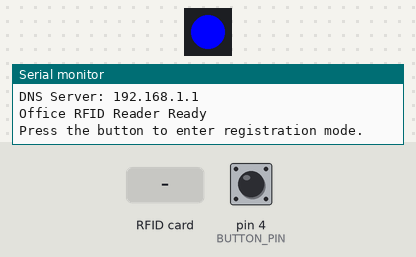
The sketch below on a simulated Arduino Uno, built with avr-gcc and run on an emulated ATmega328P. On the bench: 1 RGB LEDs in strip order, left to right, the last lines printed to the serial monitor. Inputs (shaded band) come from the test bench; at power-on: pin 4 (BUTTON_PIN) HIGH. Dim RGB values are drawn brighter than linear; WiFi joins after 1.5 s; servers stay silent unless stated; uploads are accepted with an empty reply.

Above: at 3.8 s.
3.9 s: pin 4 (BUTTON_PIN) pulled LOW for 0.15 s
At 4.4 s:
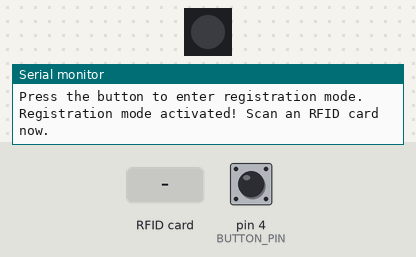
7.0 s: RFID card 5E 7A 19 C4 held to the reader
At 7.7 s:
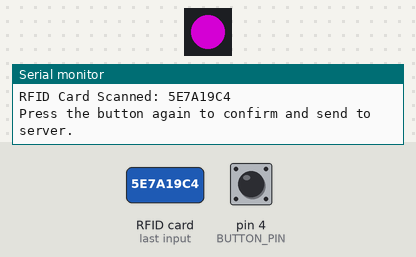
8.5 s: pin 4 (BUTTON_PIN) pulled LOW for 1 s
At 9.8 s:
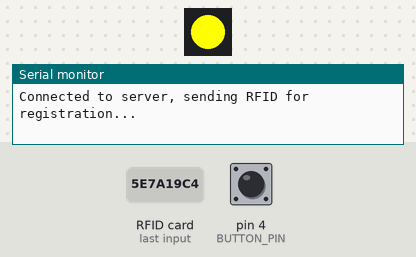
Timing chart, 0 to 14.6 s (numbered marks = the images above; inputs shaded):
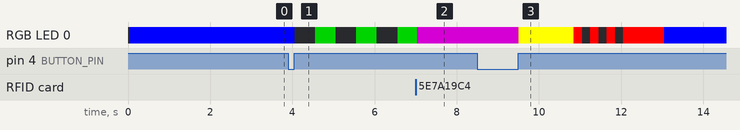

Measured:
- after the input at 3.9 s, RGB LED 0: alternates RGB(0, 128, 0) for 0.50 s and off for 0.50 s, starting after 0.15 s
- after the input at 8.5 s, RGB LED 0: RGB(128, 0, 128) → RGB(255, 255, 0) after 1.0 s, → RGB(255, 0, 0) 1.3 s later, → off 0.20 s later, → RGB(255, 0, 0) 0.20 s later, … (9 changes in this stretch)

The sketch:

office_reader.ino
```cpp
#include <SPI.h>
#include <Ethernet.h>
#include <FastLED.h>
#include <MFRC522.h>

#define LED_PIN 6          // Pin for WS2812B LED status indicator
#define NUM_LEDS 1         // Number of WS2812B LEDs
#define BUTTON_PIN 4       // Pin for the registration button
#define RST_PIN 9          // RFID reader reset pin
#define SS_PIN 10          // RFID reader SS pin

MFRC522 rfidReader(SS_PIN, RST_PIN);  // Create MFRC522 instance

CRGB leds[NUM_LEDS];

byte mac[] = { 0xDE, 0xAD, 0xBE, 0xEF, 0xFE, 0xED }; // MAC Address for Ethernet
IPAddress server(10, 4, 1, 7); // Server IP address - will be replaced dynamically
EthernetClient client;

String lastScannedRFID = "";
bool readyForRegistration = false;
unsigned long buttonPressTime = 0;
unsigned long lastLedUpdate = 0;

void setup() {
  Serial.begin(9600);

  // Initialize button pin
  pinMode(BUTTON_PIN, INPUT_PULLUP);

  // Initialize SPI bus
  SPI.begin();

  // Initialize RFID reader
  rfidReader.PCD_Init();
  Serial.print("RFID Reader firmware version: ");
  Serial.println(rfidReader.PCD_GetVersion(), HEX);

  // Initialize WS2812B LED
  FastLED.addLeds<NEOPIXEL, LED_PIN>(leds, NUM_LEDS);
  setLedColor(CRGB::Blue);  // Default color (waiting for button press)

  // Start Ethernet with DHCP
  if (Ethernet.begin(mac) == 0) {
    Serial.println("Failed to configure Ethernet using DHCP");
    while (true) {
      // Flash red LED to indicate failure
      leds[0] = CRGB::Red;
      FastLED.show();
      delay(300);
      leds[0] = CRGB::Black;
      FastLED.show();
      delay(300);
    }
  }

  delay(1000); // Allow some time for DHCP to assign IP

  // Print network information
  printNetworkInfo();

  Serial.println("Office RFID Reader Ready");
  Serial.println("Press the button to enter registration mode.");
}

void loop() {
  // Check for button press to enter registration mode
  if (digitalRead(BUTTON_PIN) == LOW) {
    buttonPressTime = millis();
    while (digitalRead(BUTTON_PIN) == LOW) {
      // Wait for button release or long press
      if (millis() - buttonPressTime > 2000) {
        // Long press detected - cancel registration mode
        if (readyForRegistration) {
          readyForRegistration = false;
          lastScannedRFID = "";
          setLedColor(CRGB::Blue);
          Serial.println("Registration mode canceled");

          // Wait for button release
          while (digitalRead(BUTTON_PIN) == LOW) {
            delay(10);
          }

          break;
        }
      }
      delay(10);
    }

    // If it was a short press and we're not in registration mode, enter registration mode
    if (millis() - buttonPressTime < 2000 && !readyForRegistration) {
      readyForRegistration = true;
      Serial.println("Registration mode activated! Scan an RFID card now.");
      // Start flashing green indicating ready to scan
      setLedColor(CRGB::Green);
    }
  }

  // Flash LED when in registration mode
  if (readyForRegistration && millis() - lastLedUpdate > 500) {
    static bool ledOn = true;
    ledOn = !ledOn;
    if (ledOn) {
      setLedColor(CRGB::Green);
    } else {
      setLedColor(CRGB::Black);
    }
    lastLedUpdate = millis();
  }

  // Check for RFID scan in registration mode
  if (readyForRegistration) {
    // Look for new cards
    if (!rfidReader.PICC_IsNewCardPresent()) {
      return;
    }

    // Select one of the cards
    if (!rfidReader.PICC_ReadCardSerial()) {
      return;
    }

    // Convert the UID to a string
    String rfid = "";
    for (byte i = 0; i < rfidReader.uid.size; i++) {
      // Add leading zero for values less than 0x10
      if (rfidReader.uid.uidByte[i] < 0x10) {
        rfid += "0";
      }
      rfid += String(rfidReader.uid.uidByte[i], HEX);
    }
    rfid.toUpperCase();

    if (rfid.length() > 0) {
      lastScannedRFID = rfid;
      Serial.println("RFID Card Scanned: " + lastScannedRFID);
      Serial.println("Press the button again to confirm and send to server.");

      // Show solid purple to indicate card scanned, waiting for confirmation
      setLedColor(CRGB::Purple);
      readyForRegistration = false;

      // Wait for confirmation button press
      bool waiting = true;
      unsigned long waitStartTime = millis();

      while (waiting && millis() - waitStartTime < 30000) { // 30 second timeout
        // Check for button press to confirm
        if (digitalRead(BUTTON_PIN) == LOW) {
          delay(50); // Debounce

          // Make sure it's a real press
          if (digitalRead(BUTTON_PIN) == LOW) {
            // Wait for release
            while (digitalRead(BUTTON_PIN) == LOW) {
              delay(10);
            }

            // Send the RFID to server
            sendRFIDtoServer(lastScannedRFID);
            waiting = false;
          }
        }
        delay(10);
      }

      // If we timed out, reset
      if (waiting) {
        Serial.println("Confirmation timeout. Registration canceled.");
        lastScannedRFID = "";
        setLedColor(CRGB::Blue);
      }
    }
  }
}

// Send the RFID card to the server for registration
void sendRFIDtoServer(String rfid) {
  setLedColor(CRGB::Yellow); // Indicate we're connecting to server

  if (client.connect(server, 5000)) { // Connect to server port
    Serial.println("Connected to server, sending RFID for registration...");

    // Send a POST request to the server
    client.println("POST /api/register_rfid HTTP/1.1");
    client.print("Host: ");
    client.println(server);
    client.println("Content-Type: application/x-www-form-urlencoded");
    client.print("Content-Length: ");

    // Calculate content length
    String postData = "rfid=" + rfid;
    client.println(postData.length());
    client.println();
    client.println(postData);

    // Wait for response
    unsigned long timeout = millis();
    while (client.connected() && millis() - timeout < 10000) {
      if (client.available()) {
        String response = client.readString();

        if (response.indexOf("SUCCESS") != -1) {
          Serial.println("RFID registration successful!");
          successAnimation();
        } else {
          Serial.println("Failed to register RFID:");
          Serial.println(response);
          failureAnimation();
        }
        break;
      }
      delay(50);
    }

    // If we timed out
    if (millis() - timeout >= 10000) {
      Serial.println("Timeout waiting for server response");
      failureAnimation();
    }

    client.stop();
  } else {
    Serial.println("Failed to connect to server");
    failureAnimation();
  }

  // Reset to ready state
  setLedColor(CRGB::Blue);
}

// Success animation - flash green 3 times
void successAnimation() {
  for (int i = 0; i < 3; i++) {
    setLedColor(CRGB::Green);
    delay(200);
    setLedColor(CRGB::Black);
    delay(200);
  }
  setLedColor(CRGB::Green);
  delay(1000);
}

// Failure animation - flash red 3 times
void failureAnimation() {
  for (int i = 0; i < 3; i++) {
    setLedColor(CRGB::Red);
    delay(200);
    setLedColor(CRGB::Black);
    delay(200);
  }
  setLedColor(CRGB::Red);
  delay(1000);
}

// Set the color of the WS2812B LED
void setLedColor(CRGB color) {
  leds[0] = color;
  FastLED.show();
}

// Print network information (IP, subnet, gateway, DNS)
void printNetworkInfo() {
  Serial.print("IP Address: ");
  Serial.println(Ethernet.localIP());
  Serial.print("Subnet Mask: ");
  Serial.println(Ethernet.subnetMask());
  Serial.print("Gateway: ");
  Serial.println(Ethernet.gatewayIP());
  Serial.print("DNS Server: ");
  Serial.println(Ethernet.dnsServerIP());
}
```
